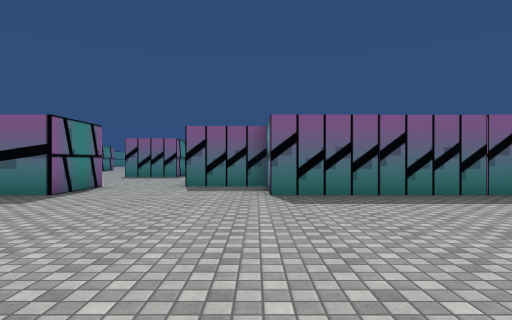
[1] (above)

24 first-person views from a walk through a 3-D level made in the Unity game engine. The camera is 1.3 m above the floor, looks level and sees 75° across. The floor is counted in squares, 2 m on a side. Each view is taken from the middle of a square. On the plan, view 1 faces up. The plan holds only what a view shows up to about 10 squares ahead; the rest is blank. The place goes on beyond the plan. The player character is not drawn. Some surface patterns are stand-ins.

[2]
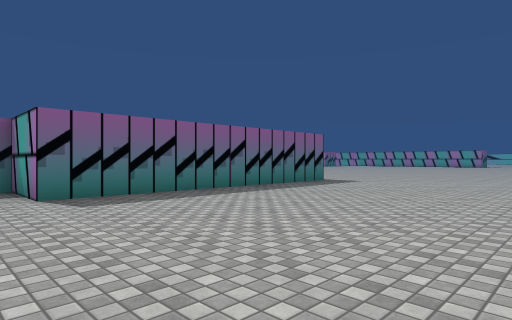

[3]
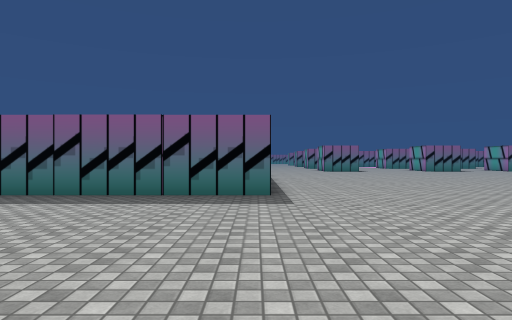

[4]
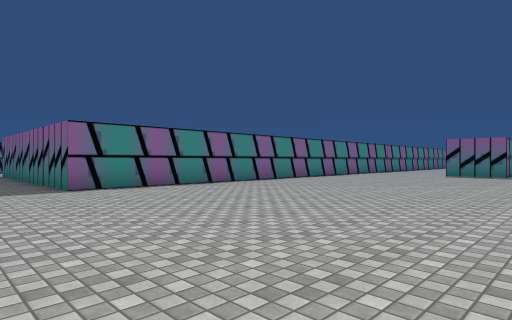

[5]
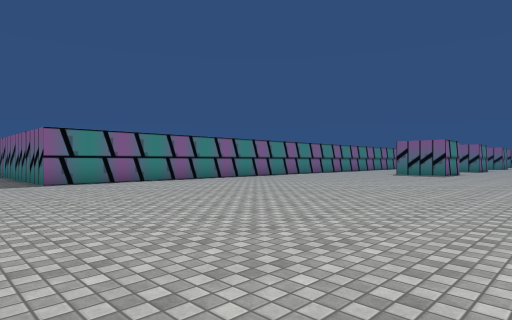

[6]
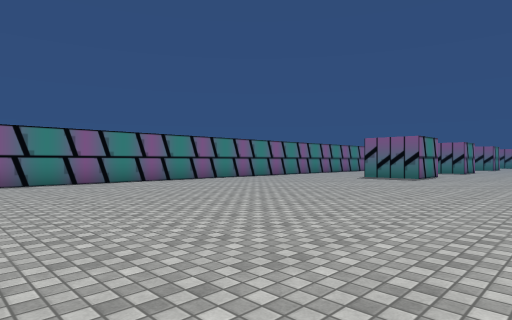

[7]
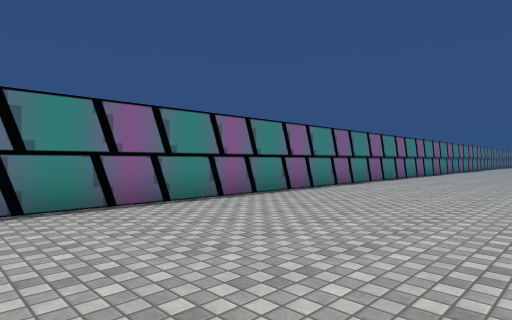

[8]
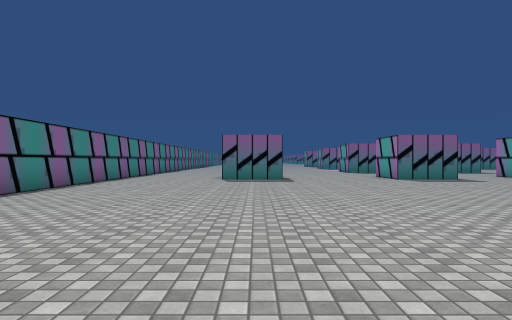

[9]
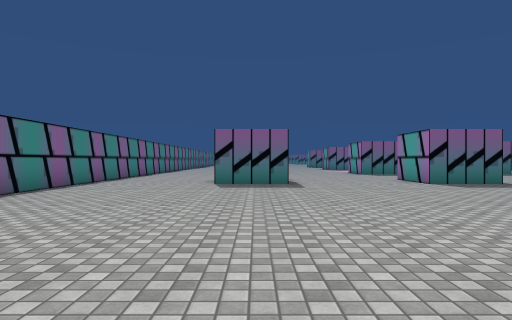

[10]
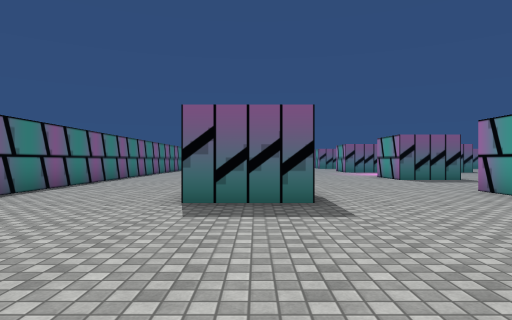

[11]
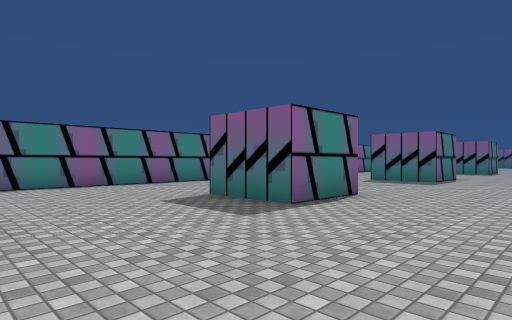

[12]
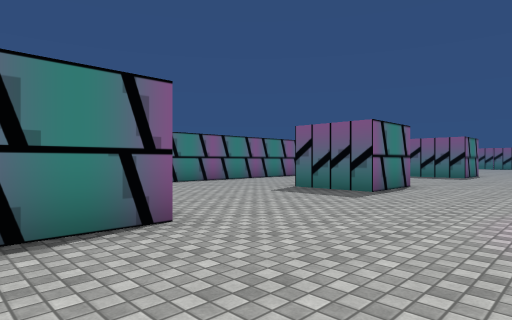

[13]
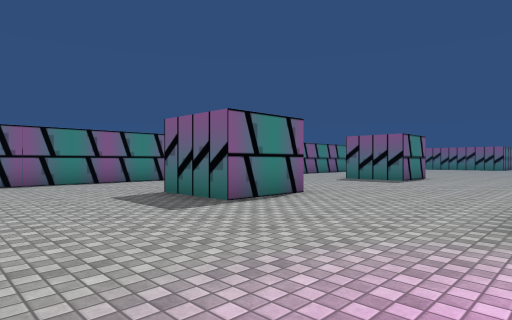

[14]
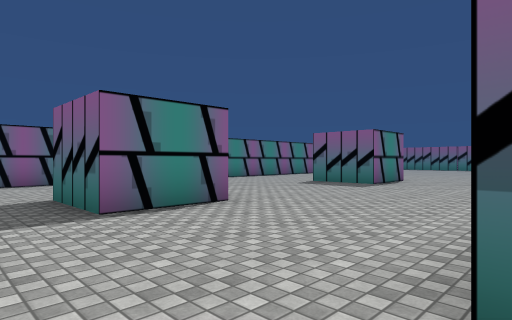

[15]
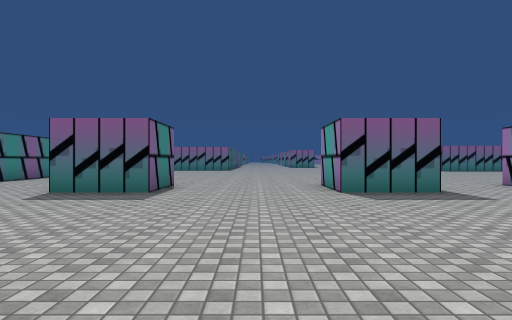

[16]
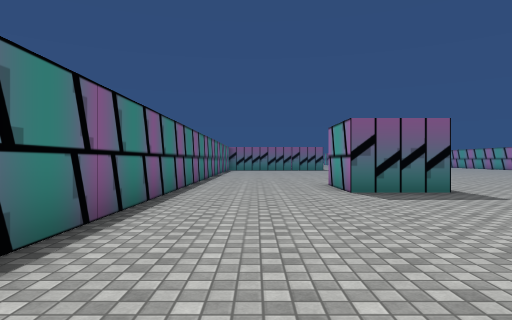

[17]
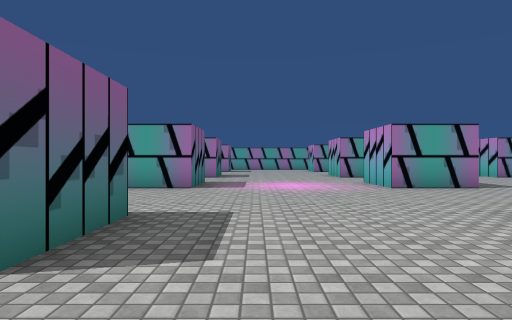

[18]
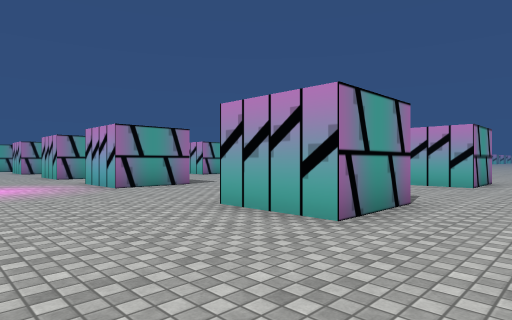

[19]
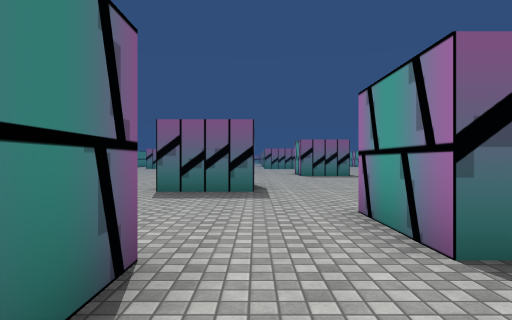

[20]
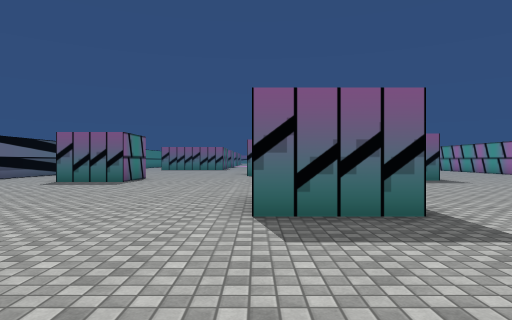

[21]
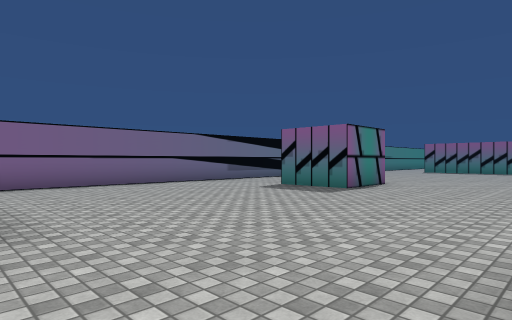

[22]
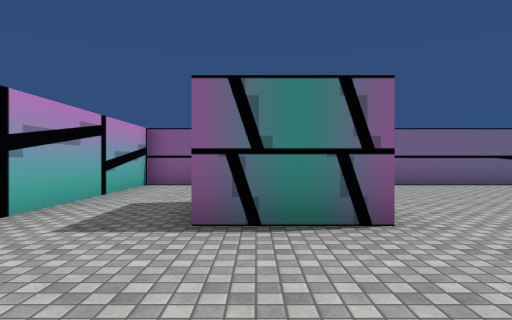

[23]
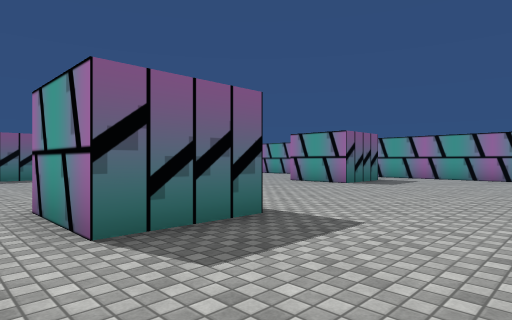

[24]
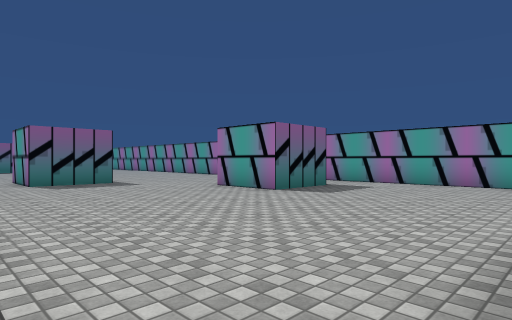

### Floor plan
Points are (right, up) in squares from view 1. A wall is a line through its corners. A room is listed if a view was taken in it or the views show most of it. See-through windows are left out.
Room 1 (views 1, 2, 3, 4, 5, 6, 7, 8, 9, 10, 11, 12, 13, 14, 15, 16, 17, 18, 19)
walls: (14, 19) (11.9, 19) (11.9, 21) (13.4, 21); (19.8, 19) (17.7, 19) (17.7, 21); (11.9, 24.9) (11.9, 26.9) (13.9, 26.9) (13.9, 24.9) (11.9, 24.9); (17.7, 24.9) (17.7, 26.9) (19.8, 26.9); (8.3, 26.5) (8.3, 6.2) (0.3, 6.2) (0.3, 8.2) (-1.7, 8.2); (-3.8, 8.2) (-3.8, 6.2) (-4.8, 6.2); (8.3, 32.5) (8.3, 29.2); (19.6, 31.5) (17.7, 31.5) (17.7, 33); (13.9, 33.5) (13.9, 31.5) (11.9, 31.5); (19.8, 38.6) (17.7, 38.6) (17.7, 40.6); (13.9, 40.6) (13.9, 38.6) (11.9, 38.6) (11.9, 40.6); (8.3, 42) (8.3, 34.1)
ways out: opening at (-2.5, 8) to room 2; opening at (18.5, 41.5); opening at (20, 39.5)
Room 2 (views 20, 21, 22, 23, 24)
walls: (0.9, 19.5) (-1.2, 19.5) (-1.2, 21.5); (-8.9, 20.9) (-8.9, 19) (-11, 19); (-3, 12.8) (-5, 12.8) (-5, 14.9); (4.5, 14.8) (2.4, 14.8) (2.4, 16.9); (-13.7, 17.8) (-13.7, 13.1); (-8.3, 12.4) (-8.3, 10.2); (6.3, 11.1) (6.3, 14.9); (-1.7, 8.2) (-1.7, 10.2); (-13.7, 9.4) (-13.7, 8.1) (-8.8, 8.1)
ways out: opening at (-2.5, 8) to room 1

Positions as (right, up) in squares from view 1, and headings:
1: (0, 0), facing up
2: (-1, 0), facing up-right
3: (8, 0), facing up
4: (16, 4), facing up-left
5: (18, 4), facing up-left
6: (18, 7), facing up-left
7: (13, 8), facing up-left
8: (13, 8), facing up
9: (13, 10), facing up
10: (13, 14), facing up
11: (17, 21), facing up-left
12: (17, 25), facing up-left
13: (18, 28), facing up-left
14: (18, 30), facing up-left
15: (16, 32), facing up
16: (10, 32), facing up
17: (10, 30), facing right
18: (10, 30), facing down-right
19: (-3, 6), facing up
20: (-5, 9), facing up
21: (-5, 12), facing up-left
22: (-5, 11), facing left
23: (-6, 10), facing up-right
24: (-3, 10), facing up-right
